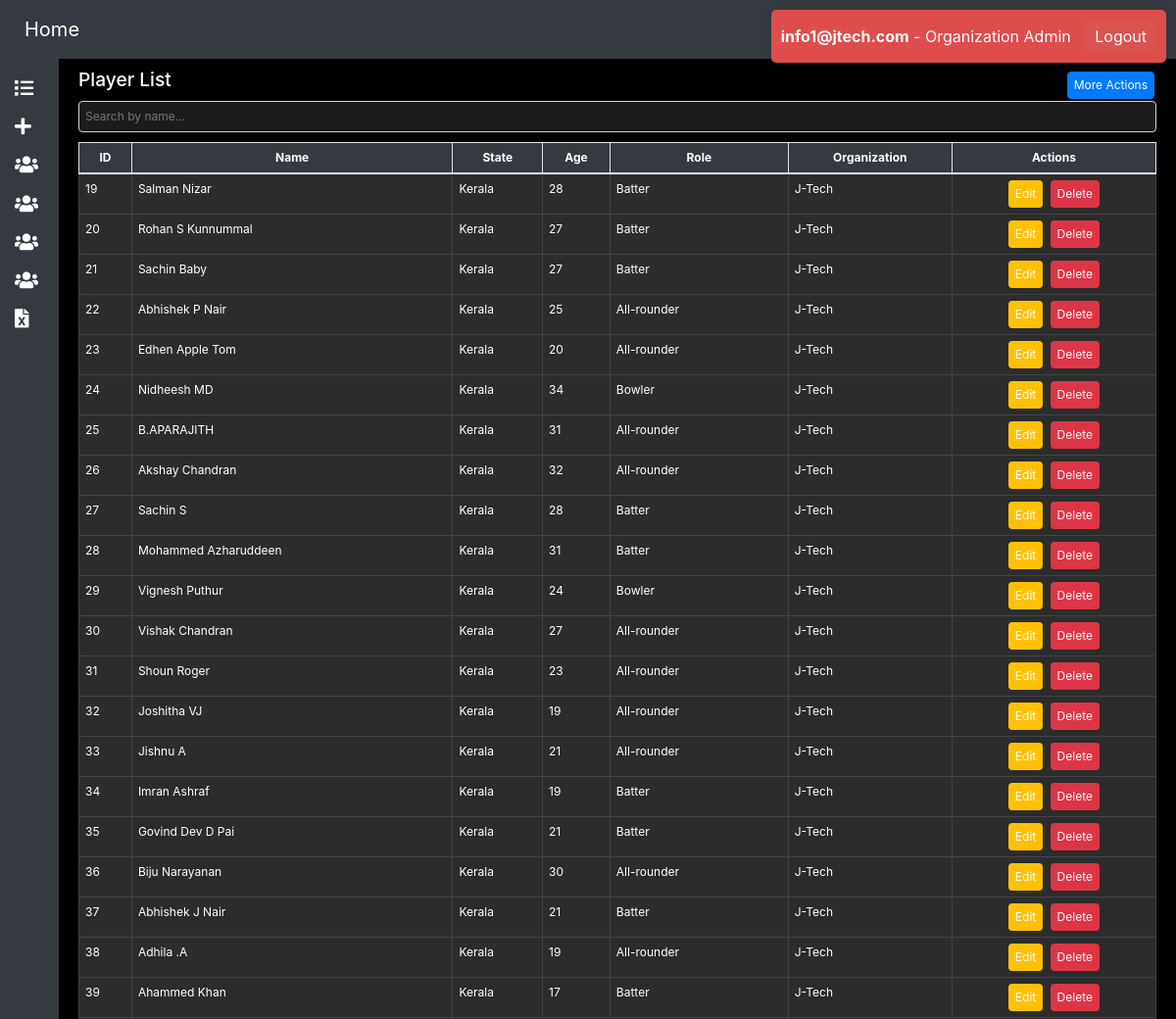
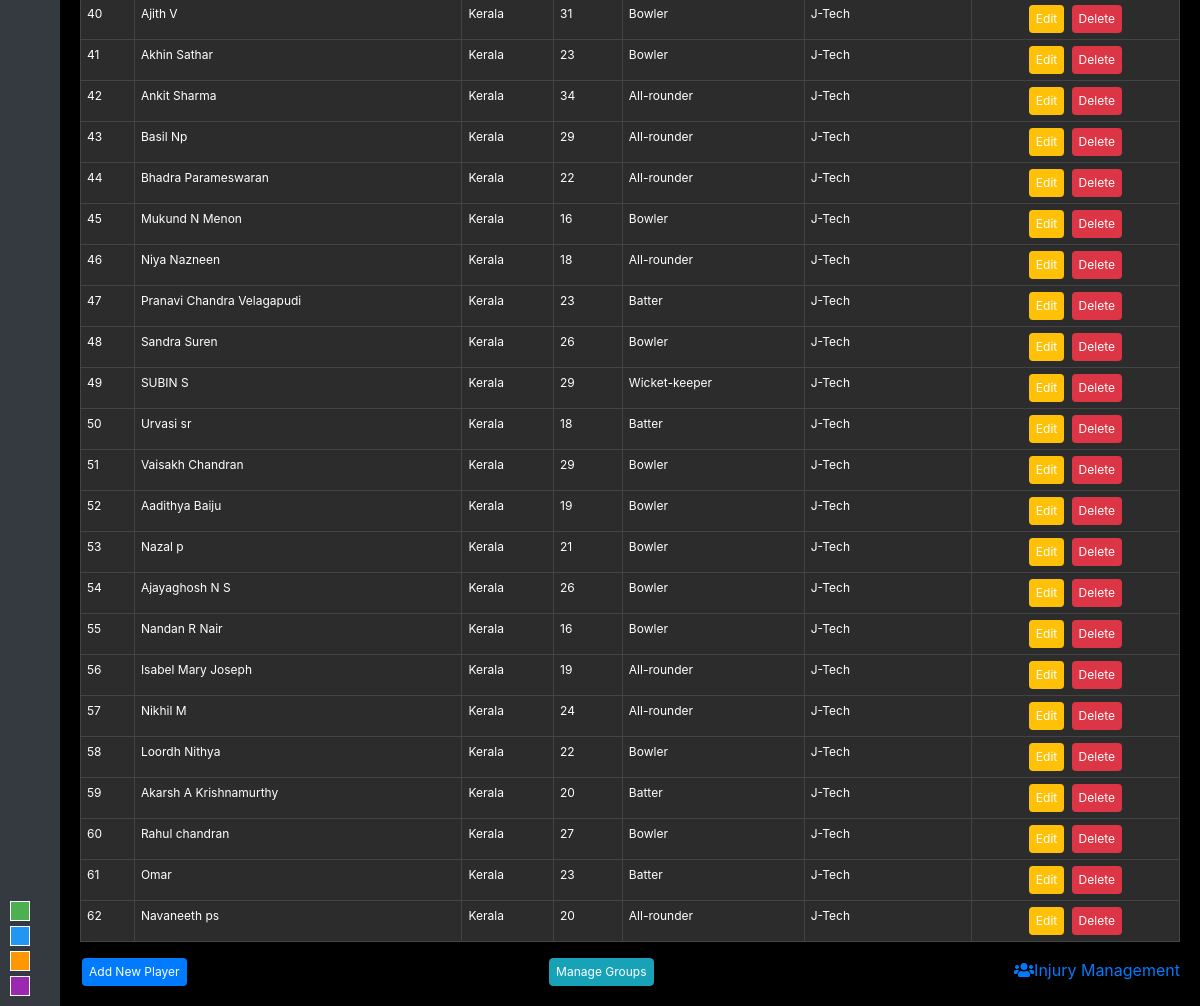
The page /player_app/ (signed in) on the database its author committed (2 pictures, top to bottom).
### accounts/models.py (models this page shows, shortened)
class CustomUser(AbstractUser):
    ROLE_CHOICES = [
        ('SuperAdmin', 'Super Admin'),
        ('OrganizationAdmin', 'Organization Admin'),
        ('Staff', 'Staff'),
        ('Player', 'Player'),
    ]
    role = models.CharField(max_length=20, choices=ROLE_CHOICES, default='SuperAdmin')
    is_super_admin = models.BooleanField(default=False)

class Organization(models.Model):
    user = models.OneToOneField(settings.AUTH_USER_MODEL, on_delete=models.CASCADE)
    name = models.CharField(max_length=255)
    phone_number = models.CharField(max_length=15, blank=True)
    address = models.TextField(blank=True)
    role = models.CharField(max_length=20, default='OrganizationAdmin')
    def __str__(self):
        return self.name

### player_app/models.py (models this page shows, shortened)
class Player(models.Model):
    Age_category_choices = [
        ('boys under 16', 'Boys under 16'),
        ('boys under 19', 'Boys under 19'),
        ('men under 23', 'Men Under 23'),
        ('men senior', 'Men Senior'),
        ('girls under 15','Girls under 15'),
        ('girls under 19','Girls under 19'),
        ('women under 23','Women Under 23'),
        ('women senior','Women Senior'),
    ]
    ROLE_CHOICES = [
        ('Batter','Batter'),
        ('Bowler','Bowler'),
        ('All-rounder','All-rounder'),
        ('Wicket-keeper','Wicket-keeper'),
    ]
    PLAYERS_STATAUS = [
        ('full participation', 'Full Participation'),
        ('limited participation', 'Limited Participation'),
        ('no participation', 'No Participation'),
    ]
    organization = models.ForeignKey(
        Organization, on_delete=models.SET_NULL, null=True, blank=True, related_name="users"
    )
    user = models.OneToOneField(User, on_delete=models.CASCADE)  # Link to Django's user model (CustomUser)
    name = models.CharField(max_length=100)
    image = models.ImageField(upload_to='images/', null=True, blank=True, default='images/default_profile.jpg')
    email = models.EmailField(blank=True, null=True)
    date_of_birth = models.DateField(blank=True, null=True)
    primary_contact_number = models.CharField(max_length=15, blank=True, null=True)
    secondary_contact_number = models.CharField(max_length=15, blank=True, null=True)
    gender_choices = [('Male', 'Male'), ('Female', 'Female'), ('Other', 'Other')]
    gender = models.CharField(max_length=10, choices=gender_choices, blank=True, null=True)
    pincode = models.CharField(max_length=10, blank=True, null=True)
    address = models.TextField(blank=True, null=True)
    nationality = models.CharField(max_length=100, blank=True, null=True)
    current_age = models.IntegerField(null=True,blank=True)
    STATES = [
        ('Andhra Pradesh', 'Andhra Pradesh'),
        ('Arunachal Pradesh', 'Arunachal Pradesh'),
        ('Assam', 'Assam'),
        ('Bihar', 'Bihar'),
        ('Chhattisgarh', 'Chhattisgarh'),
        ('Goa', 'Goa'),
        ('Gujarat', 'Gujarat'),
        ('Haryana', 'Haryana'),
        ('Himachal Pradesh', 'Himachal Pradesh'),
        ('Jharkhand', 'Jharkhand'),
        ('Karnataka', 'Karnataka'),
        ('Kerala', 'Kerala'),
        ('Madhya Pradesh', 'Madhya Pradesh'),
        ('Maharashtra', 'Maharashtra'),
        ('Manipur', 'Manipur'),
        ('Meghalaya', 'Meghalaya'),
        ('Mizoram', 'Mizoram'),
        ('Nagaland', 'Nagaland'),
        ('Odisha', 'Odisha'),
        ('Punjab', 'Punjab'),
        ('Rajasthan', 'Rajasthan'),
        ('Sikkim', 'Sikkim'),
        ('Tamil Nadu', 'Tamil Nadu'),
        ('Telangana', 'Telangana'),
        ('Tripura', 'Tripura'),
        ('Uttar Pradesh', 'Uttar Pradesh'),
        ('Uttarakhand', 'Uttarakhand'),
        ('West Bengal', 'West Bengal'),
        ('Andaman and Nicobar Islands', 'Andaman and Nicobar Islands'),
        ('Chandigarh', 'Chandigarh'),
        ('Dadra and Nagar Haveli and Daman and Diu', 'Dadra and Nagar Haveli and Daman and Diu'),
        ('Lakshadweep', 'Lakshadweep'),
        ('Delhi', 'Delhi'),
        ('Puducherry', 'Puducherry'),
        ('Ladakh', 'Ladakh'),
        ('Jammu and Kashmir', 'Jammu and Kashmir'),
        ('others', 'others')
    ]
    @property
    def age(self):
        if self.date_of_birth:
            today = date.today()
            return today.year - self.date_of_birth.year - (
                    (today.month, today.day) < (self.date_of_birth.month, self.date_of_birth.day))
        return None
    state = models.CharField(max_length=40, choices=STATES, blank=True, null=True)
    district = models.CharField(max_length=100, blank=True, null=True)
    role = models.CharField(max_length=100, choices=ROLE_CHOICES ,blank=True, null=True)
    batting_style = models.CharField(max_length=100, blank=True, null=True)
    bowling_style = models.CharField(max_length=100, blank=True, null=True)
    handedness_choices = [('Right', 'Right'), ('Left', 'Left')]
    handedness = models.CharField(max_length=10, choices=handedness_choices, blank=True, null=True)
    aadhar_number = models.CharField(max_length=12, blank=True, null=True)
    sports_role = models.CharField(max_length=100, blank=True, null=True)
    id_card_number = models.CharField(max_length=50, blank=True, null=True)
    weight = models.FloatField(blank=True, null=True)
    height = models.FloatField(blank=True, null=True)
    age_category = models.CharField(max_length=50, choices=Age_category_choices, blank=True, null=True)
    team = models.CharField(max_length=100, blank=True, null=True)
    position = models.CharField(max_length=100, blank=True, null=True)
    medical_certificates = models.FileField(upload_to='certificates/', blank=True, null=True)
    aadhar_card_upload = models.FileField(upload_to='documents/aadhar/', blank=True, null=True)
    pan_card_upload = models.FileField(upload_to='documents/pan/', blank=True, null=True)
    marksheets_upload = models.FileField(upload_to='documents/marksheets/', blank=True, null=True)
    guardian_name = models.CharField(max_length=100, blank=True, null=True)
    relation_choices = [
        ('Father', 'Father'),
        ('Mother', 'Mother'),
        ('Brother', 'Brother'),
        ('Guardian', 'Guardian'),
        ('Other', 'Other')
    ]
    relation = models.CharField(max_length=20, choices=relation_choices, blank=True, null=True)
    guardian_mobile_number = models.CharField(max_length=15, blank=True, null=True)
    disease = models.CharField(max_length=100, blank=True, null=True)
    allergies = models.CharField(max_length=100, blank=True, null=True)
    additional_information = models.TextField(blank=True, null=True)
    players_in_groups = models.ManyToManyField(Player_Group, blank=True)
    user_role = models.CharField(max_length=20, default='Player')
    password = models.CharField(max_length=100, default=False)
    player_status = models.CharField(max_length=40, choices=PLAYERS_STATAUS,null=True)
    skill_status = models.CharField(max_length=500, null=True, blank=True)
    traning_status = models.CharField(max_length=500, null=True, blank=True)
    created_at = models.DateTimeField(auto_now_add=True,null=True)

### player_app/views.py (the view)
# urls.py: path('', views.player_list, name='player_list'),
def player_list(request):
    organizations = Organization.objects.all()
    selected_organization = None
    players = []
    if request.user.is_superuser:
        selected_organization_id = request.GET.get('organization')
        if selected_organization_id:
            selected_organization = get_object_or_404(Organization, id=selected_organization_id)
            players = Player.objects.filter(organization=selected_organization)
    else:
        try:
            if request.user.organization:  # Ensure organization exists
                selected_organization = request.user.organization
                players = Player.objects.filter(organization=selected_organization)
            else:
                players = []  # No players to show if no organization
        except ObjectDoesNotExist:
            players = []  # Handle missing organization safely
    return render(request, 'player_app/player_list.html', {
        'organizations': organizations,
        'selected_organization': selected_organization,
        'players': players,
    })

### player_app/templates/player_app/player_list.html (shortened to what this page needs)
{% extends 'base.html' %}
{% block content %}
<div class="header-container" style="display: flex; justify-content: space-between; align-items: center;">
    <h1>Player List</h1>
    <div class="dropdown">
        <button class="btn btn-primary dropbtn">More Actions</button>
    </div>
</div>
<div class="search-bar">
    <input type="text" id="searchInput" placeholder="Search by name...">
</div>
<table class="table table-striped table-bordered">
    <thead>
        <tr>
            <th>ID</th>
            <th>Name</th>
            <th>State</th>
            <th>Age</th>
            <th>Role</th>
            <th>Organization</th>
            <th>Actions</th>
        </tr>
    </thead>
    <tbody id="playerTableBody">
        {% for player in players %}
            {% if request.user.is_superuser or player.organization == request.user.organization %}
                <tr>
                    <td>{{ player.id }}</td>
                    <td><a href="{% url 'player_detail' player.pk %}" style="color: #ffffff;">{{ player.name }}</a></td>
                    <td>{{ player.state }}</td>
                    <td>{{ player.age }}</td>
                    <td>{{ player.role }}</td>
                    <td>{{ player.organization }}</td>
                    <td class="text-center">
                        <a href="{% url 'player_update' player.pk %}" class="btn btn-edit">Edit</a>
                        <a href="{% url 'player_delete' player.pk %}" class="btn btn-delete" onclick="return confirm('Are you sure you want to delete this player?');">Delete</a>
                    </td>
                </tr>
            {% endif %}
        {% endfor %}
    </tbody>
</table>
<div class="d-flex">
    <a href="{% url 'player_create' %}" class="btn btn-add">Add New Player</a>
    <a href="{% url 'manage_groups' %}" class="btn btn-info">Manage Groups</a>
    <a href="{% url 'create_injury' %}"><i class="fas fa-users"></i><span class="text">Injury Management</span></a>
</div>
{% endblock %}

### player_app/templates/base.html (shortened to what this page needs)
<!DOCTYPE html>
<html lang="en">
<head>
    <link href="https://stackpath.bootstrapcdn.com/bootstrap/4.5.2/css/bootstrap.min.css" rel="stylesheet">
    <link href="https://cdnjs.cloudflare.com/ajax/libs/font-awesome/5.15.4/css/all.min.css" rel="stylesheet">
</head>
<body>
<div class="navbar navbar-expand-lg navbar-dark bg-dark">
    <div class="container-fluid">
        <a href="{% url 'player_list' %}" class="navbar-brand">Home</a>
    </div>
    <div style="position: fixed; top: 10px; right: 10px; z-index: 1000; background-color: #df4c4c; padding: 10px; border-radius: 5px; box-shadow: 0 2px 10px rgba(0, 0, 0, 0.1);">
        {% if user.is_authenticated %}
            <span><strong>{{ user.username }}</strong> - {{ user.get_role_display }}</span>
            <form method="POST" action="{% url 'logout' %}" style="display: inline;">
                <button type="submit" style="background-color: #d9534f; color: white; border: none; padding: 5px 10px; margin-left: 10px; cursor: pointer;">Logout</button>
            </form>
        {% else %}
            <span>Not logged in</span>
        {% endif %}
    </div>
</div>
<div class="content-wrapper">
    <div class="sidebar">
        {% if user.is_authenticated %}
            {% if user.role == 'SuperAdmin' or user.organization %}
                <a href="{% url 'player_list' %}">
                    <i class="fas fa-list"></i>
                </a>
                <a href="{% url 'player_create' %}">
                    <i class="fas fa-plus"></i>
                </a>
                <a href="{% url 'manage_groups' %}">
                    <i class="fas fa-users"></i>
                </a>
                <a href="{% url 'camps_tournaments' %}">
                    <i class="fas fa-users"></i>
                </a>
                <a href="{% url 'create_injury' %}">
                    <i class="fas fa-users"></i>
                </a>
                <a href="{% url 'create_program' %}">
                    <i class="fas fa-users"></i>
                </a>
                <a href="{% url 'export_players_to_excel' %}">
                    <i class="fas fa-file-excel"></i>
                </a>
            {% endif %}
        {% endif %}
        <div class="color-boxes">
            <div class="color-box" style="background-color: #4CAF50;" data-scheme="scheme1"></div>
            <div class="color-box" style="background-color: #2196F3;" data-scheme="scheme2"></div>
            <div class="color-box" style="background-color: #FF9800;" data-scheme="scheme3"></div>
            <div class="color-box" style="background-color: #9C27B0;" data-scheme="scheme4"></div>
        </div>
    </div>
</div>
    <div class="main-content">
        {% block content %}{% endblock %}
    </div>
</body>
</html>

### player_app/templates/base.html (style rules this page uses)
body { margin: 0; height: 100vh; display: flex; flex-direction: column; overflow: hidden; }
.navbar { width: 100%; background-color: var(--navbar-bg-color, #343a40); padding: 10px; display: flex; justify-content: space-between; align-items: center; position: fixed; top: 0; z-index: 1000; }
.color-boxes { display: flex; flex-direction: column; gap: 5px; position: absolute; left: 10px; bottom: 10px; }
.color-box { width: 20px; height: 20px; cursor: pointer; border: 1px solid #ffffff; }
.content-wrapper { display: flex; flex-grow: 1; margin-top: 50px; overflow: hidden; }
.sidebar { width: 60px; background-color: var(--sidebar-bg-color, #343a40); height: calc(100vh - 50px); padding-top: 20px; position: fixed; top: 50px; overflow: hidden; transition: width 0.3s; }
.sidebar a { padding: 10px 15px; text-decoration: none; font-size: 1rem; color: #ffffff; display: flex; align-items: center; white-space: nowrap; }
.sidebar a i { margin-right: 10px; font-size: 1.2rem; }
.main-content { margin-left: 60px; padding: 20px; flex-grow: 1; overflow-y: auto; height: calc(100vh - 50px); transition: margin-left 0.3s; }

### player_app/templates/player_app/player_list.html (style rules this page uses)
body { background-color: #000000; color: #ffffff; }
h1 { color: #ffffff; margin-bottom: 10px; font-size: 1.2rem; }
.table { width: 100%; border-collapse: collapse; font-size: 0.75rem; }
.table thead th { background-color: #343a40; color: #ffffff; text-align: center; padding: 6px; }
.table tbody td { background-color: #2c2c2c; color: #ffffff; padding: 6px; border: 1px solid #444444; }
.btn { margin: 0 2px; border-radius: 4px; padding: 4px 6px; font-size: 0.75rem; text-decoration: none; color: #ffffff; }
.btn-edit { background-color: #ffc107; }
.btn-delete { background-color: #dc3545; }
.btn-add { background-color: #007bff; }
.btn-primary { background-color: #007bff; }
.btn-info { background-color: #17a2b8; }
.search-bar { margin-bottom: 10px; }
.search-bar input { width: 100%; padding: 6px; font-size: 0.75rem; border-radius: 4px; border: 1px solid #ced4da; background-color: #1c1c1c; color: #ffffff; }
.d-flex { display: flex; justify-content: space-between; margin-top: 10px; }
.dropdown { position: relative; display: inline-block; }

### rows shown on the page
CustomUser: username "info1@jtech.com", role "Organization Admin"
Player: id "19", name "Salman Nizar", state "Kerala", age "28", role "Batter", organization "J-Tech"
Player: id "20", name "Rohan S Kunnummal", state "Kerala", age "27", role "Batter", organization "J-Tech"
Player: id "21", name "Sachin Baby", state "Kerala", age "27", role "Batter", organization "J-Tech"
Player: id "22", name "Abhishek P Nair", state "Kerala", age "25", role "All-rounder", organization "J-Tech"
Player: id "23", name "Edhen Apple Tom", state "Kerala", age "20", role "All-rounder", organization "J-Tech"
Player: id "24", name "Nidheesh MD", state "Kerala", age "34", role "Bowler", organization "J-Tech"
Player: id "25", name "B.APARAJITH", state "Kerala", age "31", role "All-rounder", organization "J-Tech"
Player: id "26", name "Akshay Chandran", state "Kerala", age "32", role "All-rounder", organization "J-Tech"
Player: id "27", name "Sachin S", state "Kerala", age "28", role "Batter", organization "J-Tech"
Player: id "28", name "Mohammed Azharuddeen", state "Kerala", age "31", role "Batter", organization "J-Tech"
Player: id "29", name "Vignesh Puthur", state "Kerala", age "24", role "Bowler", organization "J-Tech"
Player: id "30", name "Vishak Chandran", state "Kerala", age "27", role "All-rounder", organization "J-Tech"
Player: id "31", name "Shoun Roger", state "Kerala", age "23", role "All-rounder", organization "J-Tech"
Player: id "32", name "Joshitha VJ", state "Kerala", age "19", role "All-rounder", organization "J-Tech"
Player: id "33", name "Jishnu A", state "Kerala", age "21", role "All-rounder", organization "J-Tech"
Player: id "34", name "Imran Ashraf", state "Kerala", age "19", role "Batter", organization "J-Tech"
Player: id "35", name "Govind Dev D Pai", state "Kerala", age "21", role "Batter", organization "J-Tech"
Player: id "36", name "Biju Narayanan", state "Kerala", age "30", role "All-rounder", organization "J-Tech"
Player: id "37", name "Abhishek J Nair", state "Kerala", age "21", role "Batter", organization "J-Tech"
Player: id "38", name "Adhila .A", state "Kerala", age "19", role "All-rounder", organization "J-Tech"
Player: id "39", name "Ahammed Khan", state "Kerala", age "17", role "Batter", organization "J-Tech"
Player: id "40", name "Ajith V", state "Kerala", age "31", role "Bowler", organization "J-Tech"
Player: id "41", name "Akhin Sathar", state "Kerala", age "23", role "Bowler", organization "J-Tech"
Player: id "42", name "Ankit Sharma", state "Kerala", age "34", role "All-rounder", organization "J-Tech"
Player: id "43", name "Basil Np", state "Kerala", age "29", role "All-rounder", organization "J-Tech"
Player: id "44", name "Bhadra Parameswaran", state "Kerala", age "22", role "All-rounder", organization "J-Tech"
Player: id "45", name "Mukund N Menon", state "Kerala", age "16", role "Bowler", organization "J-Tech"
Player: id "46", name "Niya Nazneen", state "Kerala", age "18", role "All-rounder", organization "J-Tech"
Player: id "47", name "Pranavi Chandra Velagapudi", state "Kerala", age "23", role "Batter", organization "J-Tech"
Player: id "48", name "Sandra Suren", state "Kerala", age "26", role "Bowler", organization "J-Tech"
Player: id "49", name "SUBIN S", state "Kerala", age "29", role "Wicket-keeper", organization "J-Tech"
Player: id "50", name "Urvasi sr", state "Kerala", age "18", role "Batter", organization "J-Tech"
Player: id "51", name "Vaisakh Chandran", state "Kerala", age "29", role "Bowler", organization "J-Tech"
Player: id "52", name "Aadithya Baiju", state "Kerala", age "19", role "Bowler", organization "J-Tech"
Player: id "53", name "Nazal p", state "Kerala", age "21", role "Bowler", organization "J-Tech"
Player: id "54", name "Ajayaghosh N S", state "Kerala", age "26", role "Bowler", organization "J-Tech"
Player: id "55", name "Nandan R Nair", state "Kerala", age "16", role "Bowler", organization "J-Tech"
Player: id "56", name "Isabel Mary Joseph", state "Kerala", age "19", role "All-rounder", organization "J-Tech"
Player: id "57", name "Nikhil M", state "Kerala", age "24", role "All-rounder", organization "J-Tech"
Player: id "58", name "Loordh Nithya", state "Kerala", age "22", role "Bowler", organization "J-Tech"
Player: id "59", name "Akarsh A Krishnamurthy", state "Kerala", age "20", role "Batter", organization "J-Tech"
Player: id "60", name "Rahul chandran", state "Kerala", age "27", role "Bowler", organization "J-Tech"
Player: id "61", name "Omar", state "Kerala", age "23", role "Batter", organization "J-Tech"
Player: id "62", name "Navaneeth ps", state "Kerala", age "20", role "All-rounder", organization "J-Tech"
